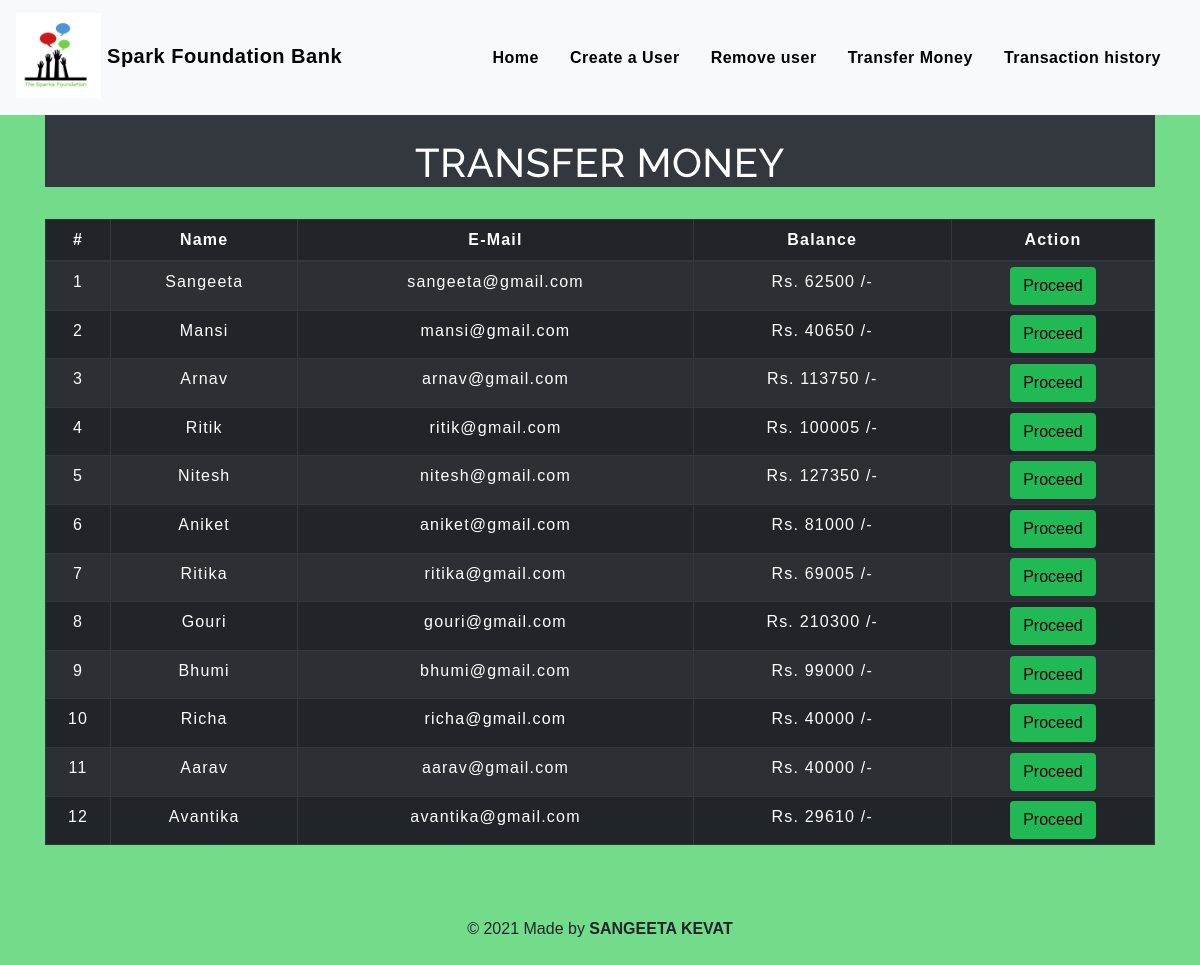
The app's page /transfermoney.php with its own data.
### tables this page shows
CREATE TABLE `users` (
  `id` int(3) NOT NULL,
  `name` text NOT NULL,
  `email` varchar(30) NOT NULL,
  `gender` varchar(155) NOT NULL,
  `balance` int(8) NOT NULL
);

### transfermoney.php (the view, shortened to what this page needs)
<!DOCTYPE html>
<html lang="en">
<head>
    <link rel="stylesheet" href="https://maxcdn.bootstrapcdn.com/bootstrap/4.0.0/css/bootstrap.min.css">
    <link rel="stylesheet" type="text/css" href="css/table.css">
    <link rel="stylesheet" type="text/css" href="css/navbar.css">
</head>
<body style="background-color :#72dc8a;">
<?php
    include 'config.php';
    $sql = "SELECT * FROM users";
    $result = mysqli_query($conn,$sql);
?>
<?php
  include 'navbar.php';
?>
<div class="container">
        <h2 class="text-center pt-4" style="color : white; background-color:#32383e;">TRANSFER MONEY</h2>
        <br>
            <div class="row">
                <div class="col">
                    <div class="table-responsive-sm">
                    <table class="table table-hover table-sm table-striped table-condensed table-bordered table-dark" style="border-color:white;">
                        <thead style="color : white;">
                            <tr>
                            <th scope="col" class="text-center py-2">#</th>
                            <th scope="col" class="text-center py-2">Name</th>
                            <th scope="col" class="text-center py-2">E-Mail</th>
                            <th scope="col" class="text-center py-2">Balance</th>
                            <th scope="col" class="text-center py-2">Action</th>
                            </tr>
                        </thead>
                        <tbody>
                <?php
                    $cnt=1;
                    while($rows=mysqli_fetch_assoc($result)){
                ?>
                    <tr style="color : white;">
                        <td class="py-2"><?php echo $cnt;; ?></td>
                        <td class="py-2"><?php echo $rows['name']?></td>
                        <td class="py-2"><?php echo $rows['email']?></td>
                        <td class="py-2">Rs. <?php echo $rows['balance']?> /-</td>
                        <td><a href="selecteduserdetail.php?id= <?php echo $rows['id'] ;?>"> <button type="button" class="btn" style="background-color : #21b954;" style="border-radius:0%;">Proceed</button></a></td>
                    </tr>
                <?php
                $cnt=$cnt+1;
                    }
                ?>
                        </tbody>
                    </table>
                    </div>
                </div>
            </div>
         </div>
         <footer class="text-center mt-5 py-2">
            <p>&copy 2021 Made by <b>SANGEETA KEVAT</b></p>
        </footer>
</body>
</html>

### table.css (style rules this page uses)
* { padding: 0; margin: 0; box-sizing: border-box; font-family: sans-serif; }
h2 { font-size: 40px; }
table { letter-spacing: 1.2px; }
td { text-align: center; }
button { border:none; background: #6773dd; transition: 1s; }

### navbar.css (style rules this page uses)
h2 { color: #111010; letter-spacing: 0.5px; font-family: raleway; }

### transfermoney.php (style rules this page uses)
button { transition: 1.5s; }

### records on screen
users: name "Sangeeta", email "sangeeta@gmail.com", balance "62500"
users: name "Mansi", email "mansi@gmail.com", balance "40650"
users: name "Arnav", email "arnav@gmail.com", balance "113750"
users: name "Ritik", email "ritik@gmail.com", balance "100005"
users: name "Nitesh", email "nitesh@gmail.com", balance "127350"
users: name "Aniket", email "aniket@gmail.com", balance "81000"
users: name "Ritika", email "ritika@gmail.com", balance "69005"
users: name "Gouri", email "gouri@gmail.com", balance "210300"
users: name "Bhumi", email "bhumi@gmail.com", balance "99000"
users: name "Richa", email "richa@gmail.com", balance "40000"
users: name "Aarav", email "aarav@gmail.com", balance "40000"
users: name "Avantika", email "avantika@gmail.com", balance "29610"
